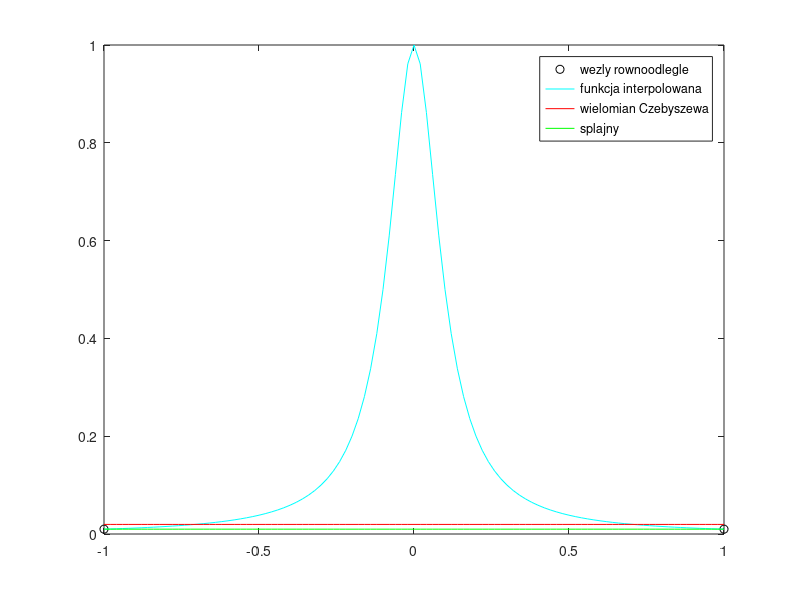

Recreate this plot in MATLAB.
n=1; a=-1;b=1;step1=(b-a)/n;x=a:step1:b;y=1./(1+100.*x.*x);for i=0:n xc(i+1)=cos((2*i+1)*pi/(2*n+2)); end;yc=1./(1+100.*xc.*xc);step2=(b-a)/100;xt=a:step2:b;wnc=polyfit(xc,yc,n);ywnc=polyval(wnc,xt);ysp=spline(x,y,xt);plot(x,y,'ko',xt,1./(1+100.*xt.*xt),'c-',xt,ywnc,'r-',xt,ysp,'g-');legend('wezly rownoodlegle','funkcja interpolowana','wielomian Czebyszewa','splajny');